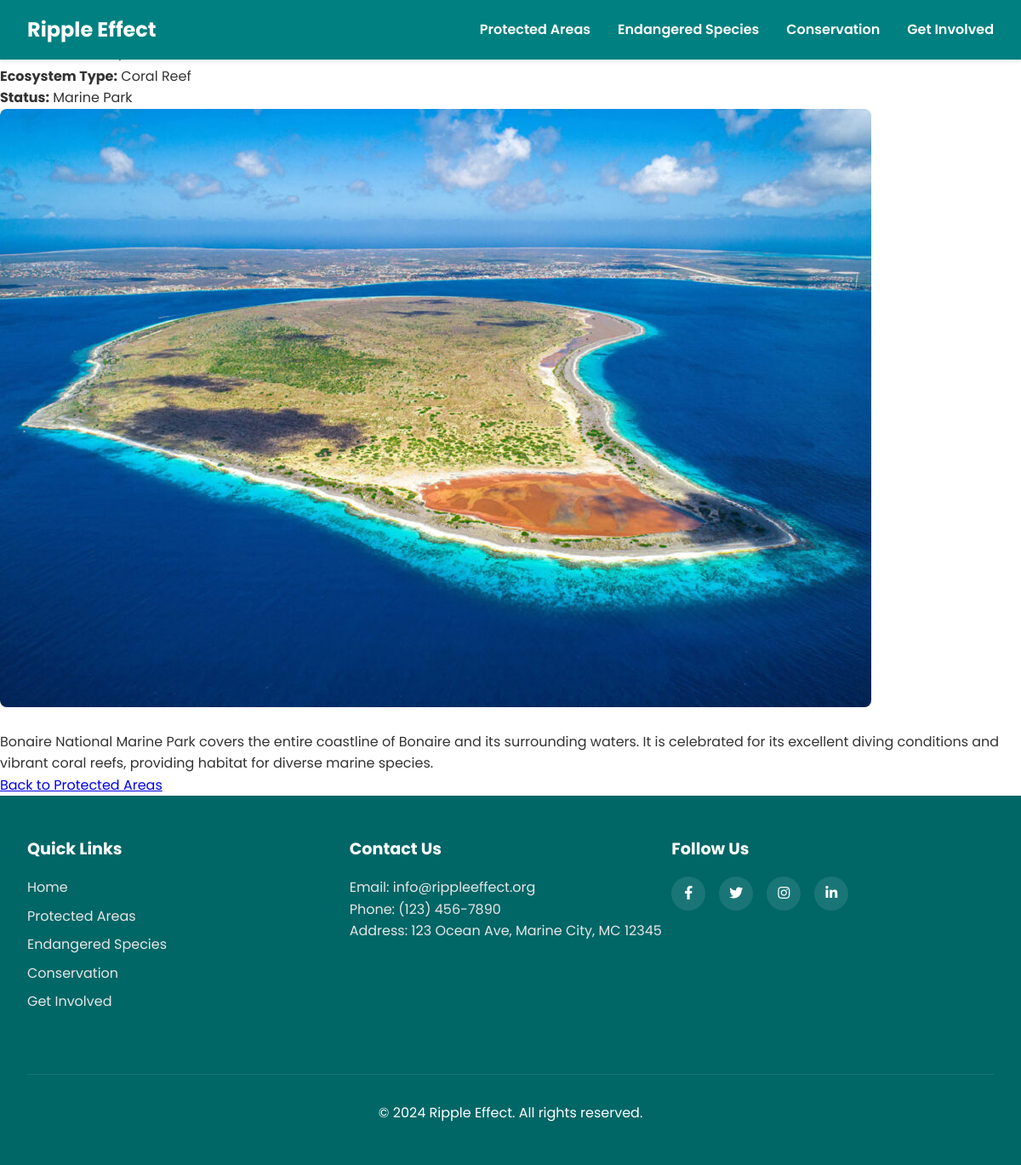
Page /protected-areas/3/ on the committed database.
### marine_conservation/models.py (models this page shows, shortened)
class MarineProtectedArea(models.Model):
    name = models.CharField(max_length=100)  # Name of the protected area
    location = models.CharField(max_length=200)
    ecosystem_type = models.CharField(max_length=100)
    conservation_status = models.CharField(max_length=50)
    description = models.TextField()  # Detailed information about the area
    image = models.ImageField(
        upload_to='protected_areas/', null=True, blank=True)

### marine_conservation/views.py (the view)
# urls.py: path('protected-areas/<int:pk>/', views.protected_area_detail,
def protected_area_detail(request, pk):
    protected_area = MarineProtectedArea.objects.get(pk=pk)
    context = {'protected_area': protected_area}
    return render(request, 'marine_conservation/protected_area_detail.html', context)

### templates/marine_conservation/protected_area_detail.html
{% extends 'marine_conservation/base.html' %}
{% block content %}
<div class="protected-area-detail">
    <h1>{{ protected_area.name }}</h1>
    <p><strong>Location:</strong> {{ protected_area.location }}</p>
    <p><strong>Ecosystem Type:</strong> {{ protected_area.ecosystem_type }}</p>
    <p><strong>Status:</strong> {{ protected_area.conservation_status }}</p>
    {% if protected_area.image %}
        <img src="{{ protected_area.image.url }}" alt="{{ protected_area.name }}">
    {% endif %}
    <p>{{ protected_area.description }}</p>
    <a href="{% url 'protected_areas' %}" class="btn">Back to Protected Areas</a>
</div>
{% endblock %}

### static/css/styles.css (style rules this page uses)
* { box-sizing: border-box; margin: 0; padding: 0; }
body { font-family: 'Poppins', sans-serif; line-height: 1.6; color: #333; }
.protected-area-detail img { max-width: 100%; height: auto; border-radius: 8px; margin-bottom: 20px; }

### rows in the picture
MarineProtectedArea: ecosystem_type "Coral Reef", conservation_status "Marine Park", image (picture), description "Bonaire National Marine Park covers the entire coastline of Bonaire and its surrounding waters. It is celebrated for its excellent diving conditions and vibrant coral reefs, providing habitat for diverse marine species."
